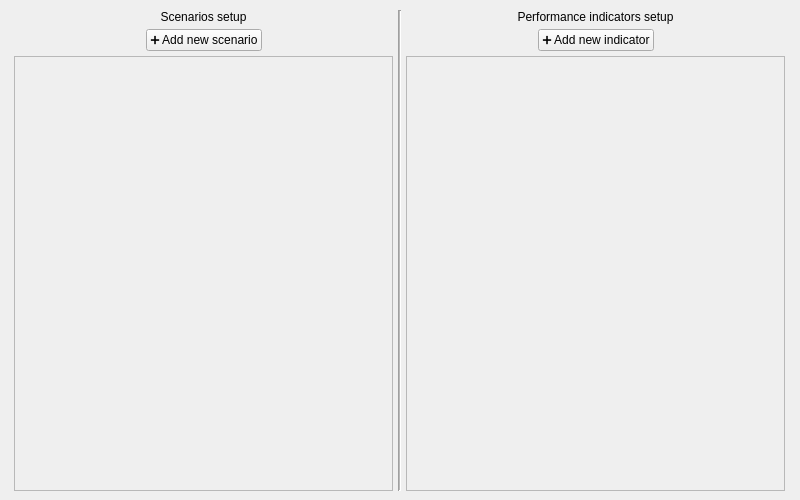
<?xml version="1.0" encoding="UTF-8"?>
<ui version="4.0">
 <class>SetupWindow</class>
 <widget class="QMainWindow" name="SetupWindow">
  <property name="windowModality">
   <enum>Qt::WindowModal</enum>
  </property>
  <property name="enabled">
   <bool>true</bool>
  </property>
  <property name="geometry">
   <rect>
    <x>0</x>
    <y>0</y>
    <width>800</width>
    <height>500</height>
   </rect>
  </property>
  <property name="sizePolicy">
   <sizepolicy hsizetype="Fixed" vsizetype="Fixed">
    <horstretch>0</horstretch>
    <verstretch>0</verstretch>
   </sizepolicy>
  </property>
  <property name="minimumSize">
   <size>
    <width>800</width>
    <height>500</height>
   </size>
  </property>
  <property name="maximumSize">
   <size>
    <width>800</width>
    <height>500</height>
   </size>
  </property>
  <property name="windowTitle">
   <string>MainWindow</string>
  </property>
  <widget class="QWidget" name="centralwidget">
   <widget class="QWidget" name="horizontalLayoutWidget">
    <property name="geometry">
     <rect>
      <x>9</x>
      <y>10</y>
      <width>781</width>
      <height>481</height>
     </rect>
    </property>
    <layout class="QHBoxLayout" name="main_layout">
     <property name="spacing">
      <number>0</number>
     </property>
     <property name="leftMargin">
      <number>0</number>
     </property>
     <property name="rightMargin">
      <number>0</number>
     </property>
     <item>
      <layout class="QVBoxLayout" name="scenarios_layout">
       <property name="spacing">
        <number>5</number>
       </property>
       <property name="leftMargin">
        <number>5</number>
       </property>
       <property name="rightMargin">
        <number>5</number>
       </property>
       <item>
        <widget class="QLabel" name="scenarios_label">
         <property name="text">
          <string>Scenarios setup</string>
         </property>
         <property name="alignment">
          <set>Qt::AlignCenter</set>
         </property>
        </widget>
       </item>
       <item>
        <layout class="QHBoxLayout" name="scenario_button_layout">
         <property name="spacing">
          <number>0</number>
         </property>
         <item>
          <spacer name="horizontalSpacer_2">
           <property name="orientation">
            <enum>Qt::Horizontal</enum>
           </property>
           <property name="sizeHint" stdset="0">
            <size>
             <width>40</width>
             <height>20</height>
            </size>
           </property>
          </spacer>
         </item>
         <item>
          <widget class="QPushButton" name="add_scenario_button">
           <property name="sizePolicy">
            <sizepolicy hsizetype="Minimum" vsizetype="Fixed">
             <horstretch>0</horstretch>
             <verstretch>0</verstretch>
            </sizepolicy>
           </property>
           <property name="minimumSize">
            <size>
             <width>0</width>
             <height>0</height>
            </size>
           </property>
           <property name="maximumSize">
            <size>
             <width>200</width>
             <height>16777215</height>
            </size>
           </property>
           <property name="text">
            <string>➕ Add new scenario</string>
           </property>
           <property name="flat">
            <bool>false</bool>
           </property>
          </widget>
         </item>
         <item>
          <spacer name="horizontalSpacer">
           <property name="orientation">
            <enum>Qt::Horizontal</enum>
           </property>
           <property name="sizeHint" stdset="0">
            <size>
             <width>40</width>
             <height>20</height>
            </size>
           </property>
          </spacer>
         </item>
        </layout>
       </item>
       <item>
        <widget class="QScrollArea" name="scenarios_scroll_area">
         <property name="widgetResizable">
          <bool>true</bool>
         </property>
         <widget class="QWidget" name="scrollAreaWidgetContents">
          <property name="geometry">
           <rect>
            <x>0</x>
            <y>0</y>
            <width>376</width>
            <height>423</height>
           </rect>
          </property>
         </widget>
        </widget>
       </item>
      </layout>
     </item>
     <item>
      <widget class="Line" name="line">
       <property name="midLineWidth">
        <number>1</number>
       </property>
       <property name="orientation">
        <enum>Qt::Vertical</enum>
       </property>
      </widget>
     </item>
     <item>
      <layout class="QVBoxLayout" name="indicators_layout">
       <property name="spacing">
        <number>5</number>
       </property>
       <property name="leftMargin">
        <number>5</number>
       </property>
       <property name="rightMargin">
        <number>5</number>
       </property>
       <item>
        <widget class="QLabel" name="indicators_label">
         <property name="text">
          <string>Performance indicators setup</string>
         </property>
         <property name="alignment">
          <set>Qt::AlignCenter</set>
         </property>
        </widget>
       </item>
       <item>
        <layout class="QHBoxLayout" name="indicator_button_layout">
         <property name="spacing">
          <number>0</number>
         </property>
         <item>
          <spacer name="horizontalSpacer_4">
           <property name="orientation">
            <enum>Qt::Horizontal</enum>
           </property>
           <property name="sizeHint" stdset="0">
            <size>
             <width>40</width>
             <height>20</height>
            </size>
           </property>
          </spacer>
         </item>
         <item>
          <widget class="QPushButton" name="add_indicator_button">
           <property name="sizePolicy">
            <sizepolicy hsizetype="Minimum" vsizetype="Fixed">
             <horstretch>0</horstretch>
             <verstretch>0</verstretch>
            </sizepolicy>
           </property>
           <property name="minimumSize">
            <size>
             <width>0</width>
             <height>0</height>
            </size>
           </property>
           <property name="maximumSize">
            <size>
             <width>200</width>
             <height>16777215</height>
            </size>
           </property>
           <property name="text">
            <string>➕ Add new indicator</string>
           </property>
          </widget>
         </item>
         <item>
          <spacer name="horizontalSpacer_3">
           <property name="orientation">
            <enum>Qt::Horizontal</enum>
           </property>
           <property name="sizeHint" stdset="0">
            <size>
             <width>40</width>
             <height>20</height>
            </size>
           </property>
          </spacer>
         </item>
        </layout>
       </item>
       <item>
        <widget class="QScrollArea" name="indicators_scroll_area">
         <property name="widgetResizable">
          <bool>true</bool>
         </property>
         <widget class="QWidget" name="scrollAreaWidgetContents_2">
          <property name="geometry">
           <rect>
            <x>0</x>
            <y>0</y>
            <width>376</width>
            <height>423</height>
           </rect>
          </property>
         </widget>
        </widget>
       </item>
      </layout>
     </item>
    </layout>
   </widget>
  </widget>
 </widget>
 <resources/>
 <connections/>
</ui>
